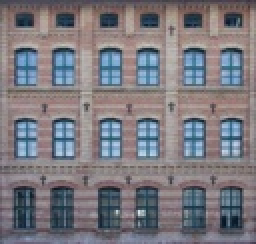
%> input picture lp-MP for Matrix Completion/7.JPG, 128 x 122 px, shrunk from 366 x 349 before the run (shown 2 times larger)
$ octave run.m   (GNU Octave 9; MATLAB toolbox functions it lacks are replaced by stand-ins)
%> lines starting %> are read from the running program, lines starting %| are printed output that depends on the picture
### lp-MP for Matrix Completion/GP.m
function [Y, MSE] = GP( M_Omega, maxiteration, array_Omega, p)
[m ,n] = size(M_Omega);
X_j = zeros(m, n);
u_j = randn(m, 1);
v_j = randn(n, 1);
MSE = [];
in = 0;

for iter = 1 : maxiteration
    R_j = M_Omega - X_j.*array_Omega;
    %% calculate u_j
    in2 = 0;
    while (in2 < 2)
%         a = norm(R_j - u_j * v_j.','fro')^2/norm(R_j,'fro')^2;
        a = lp_norm(R_j - u_j * v_j.',p)^(p)/lp_norm(R_j,p)^(p);
        for i = 1 : m
            g_l = R_j(i,:).';
            index = array_Omega(i,:).';
%             u_j(i,1) = Newton_BLR(v_j, g_l,p,100,index);
            u_j(i,1) = IRLS(v_j, g_l,p,20,index);
        end

        %% calculate v_j
        for i = 1 : n
            h_q = R_j(:,i);
            index = array_Omega(:,i);
%             v_j(i,1) = Newton_BLR(u_j, h_q, p,100,index);
            v_j(i,1) = IRLS(u_j, h_q, p,20,index);
        end
%         b = norm(R_j - u_j * v_j.','fro')^2/norm(R_j,'fro')^2;
        b = lp_norm(R_j - u_j * v_j.',p)^(p)/lp_norm(R_j,p)^(p);
        if a-b < 0.00001
            in2 = in2 + 1;
        end
    end
    X_j = X_j + u_j * v_j.';
    %% judgement
%     MSE = [MSE, norm(M-X_j,'fro')^2/norm(M,'fro')^2];
    MSE = [MSE, lp_norm(M_Omega-X_j.*array_Omega,p)^(p)/lp_norm(M_Omega,p)^(p)];
    Y = X_j;
    if iter~=1
        step_MSE = MSE(iter-1) - MSE(iter);
        if step_MSE < 0.0005
            in = in  + 1;
        end
        if in > 1
            break;
        end
    end

end

end

### lp-MP for Matrix Completion/lp_norm.m
function y = lp_norm(X,p)
[m, n] = size(X);
sum = 0;
for i = 1 : m
    for j = 1 : n
        sum = sum + abs(X(i,j))^p;
    end
end
y = sum^(1/p);
end

### lp-MP for Matrix Completion/run.m
clear variables
close all hidden

image = imread('7.jpg');
%> image is the input picture: size 122x128x3 uint8; mean R, G, B 123.3, 121, 127.7
[width,height,z]=size(image);
%> width = 122; height = 128; z = 3
if(z>1)
    image=rgb2gray(image);
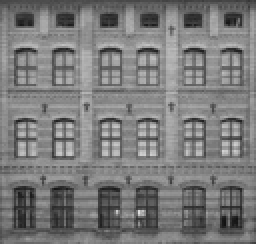
%> image: size 122x128 uint8 (shown 2 times larger); min 18, max 220, mean 122.5
end
% unit8 to double
image = mat2gray(image);
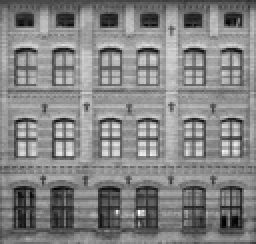
%> image: size 122x128 double (shown 2 times larger); min 0, max 1, mean 0.517

[m,n] = size(image);
%> m = 122; n = 128
M = image;
per = 0.6;
array_Omega = binornd( 1, per, [ m, n ] );

%%
DB = 9;
M_Omega = M.* array_Omega;
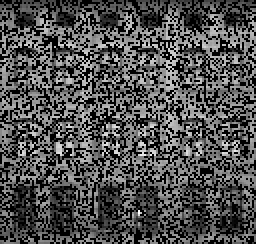
%> M_Omega: size 122x128 double (shown 2 times larger); min 0, max 1, mean 0.311
M_noise = imnoise(M_Omega, 'salt & pepper', 1/DB);
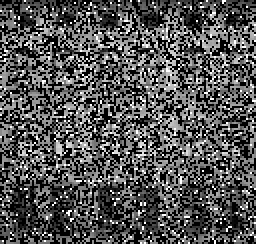
%> M_noise: size 122x128 double (shown 2 times larger); min 0, max 1, mean 0.33
[Y, MSE] = GP(M_noise, 100, array_Omega, 1);
%> (the run ends here)
